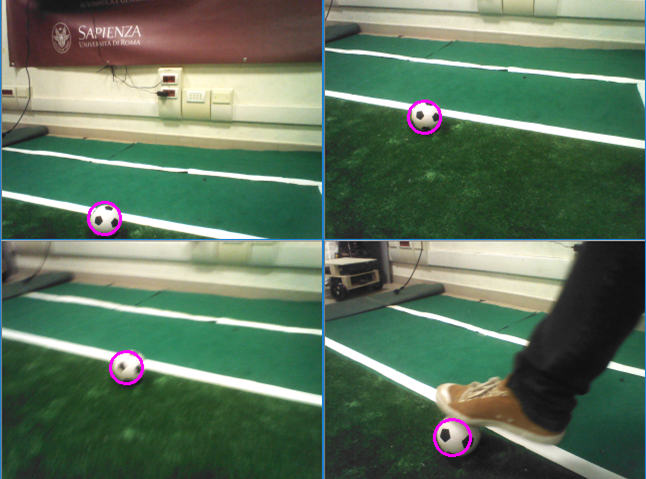
//> input picture images/detectball-examples.png, 646 x 479 px
$ ./detectball images/ images/detectball-examples.png haarcascade_frontalface_default.xml   (built with g++ and OpenCV 4)
//> lines starting //> are read from the running program, lines starting //| are printed output that depends on the picture; after the words box and inside, x2 and y2 are one past the last pixel; in counts of white or black regions, pixels touching at a corner belong together
// [38 lines of licence text are left out]

#include "opencv2/objdetect/objdetect.hpp"
#include "opencv2/highgui/highgui.hpp"
#include "opencv2/imgproc/imgproc.hpp"
#include <opencv2/core/core.hpp>

#include <iostream>
#include <string>
#include <stdio.h>
#include <stdlib.h>
#include <fstream>

#if defined(_MSC_VER)
#include <tchar.h>
#include <strsafe.h>
#include <windows.h>
#pragma comment(lib, "Ws2_32.lib")
#elif defined(__GNUC__) || defined(__GNUG__)
#include <dirent.h>
#endif

using namespace std;
using namespace cv;

/** Function Headers */
void detectAndDisplay( string& img_filename );

/** Global variables */
string cascade_name = "ball_cascade.xml";
CascadeClassifier cascade;

string window_name = "SPQR TEAM - ball detection with LBP";

int main( int argc, const char** argv )
{
	string dirname;
	cout << "SPQR TEAM - ball detection with LBP" << endl;
	cout << endl;

	if (argc == 2) {
		dirname.assign(argv[1]);
	}
	else if (argc == 4) {
		dirname.assign(argv[1]);
                string a2(argv[2]);
                if(a2.compare("-c") == 0) {
                    cascade_name.assign(argv[3]);
                }
	}
	else {
		cout << "Usage is:" << endl;
		cout << argv[0] << "<dir name> [-c <cascade filename>]" << endl;
		cout << endl;
		return EXIT_FAILURE;
	}

	//-- 1. Load the cascade
	cout << "Loading the cascade " << cascade_name << "...";
	cout.flush();
	if (!cascade.load(cascade_name)) {
		cout << endl;
		cout << "--(!)Error loading CASCADE: " << cascade_name << endl;
                cout << "Please provide the cascade filename" << endl;
                cout << "example:" << endl;
                cout << "         detectball ../test -c ../ball_cascade.xml" << endl;
		return EXIT_FAILURE;
	}
	else {
		cout << "[OK]" << endl;
	}

#if defined(_MSC_VER)

	WIN32_FIND_DATA ffd;
	TCHAR szDir[MAX_PATH];
	size_t length_of_arg;
	HANDLE hFind = INVALID_HANDLE_VALUE;
	DWORD dwError = 0;

	// Check that the input path plus 3 is not longer than MAX_PATH.
	// Three characters are for the "\*" plus NULL appended below.

	StringCchLength(dirname.c_str(), MAX_PATH, &length_of_arg);

	if (length_of_arg > (MAX_PATH - 3))
	{
		_tprintf(TEXT("\nDirectory path is too long.\n"));
		exit(EXIT_FAILURE);
	}

	_tprintf(TEXT("\nTarget directory is %s\n\n"), dirname.c_str());

	// Prepare string for use with FindFile functions.  First, copy the
	// string to a buffer, then append '\*' to the directory name.

	StringCchCopy(szDir, MAX_PATH, dirname.c_str());
	StringCchCat(szDir, MAX_PATH, TEXT("\\*"));

	// Find the first file in the directory.

	hFind = FindFirstFile(szDir, &ffd);

	if (INVALID_HANDLE_VALUE == hFind)
	{
		exit(EXIT_FAILURE);
	}

	// List all the files in the directory with some info about them.
	string img_filename;
	do
	{
		if (ffd.dwFileAttributes & FILE_ATTRIBUTE_DIRECTORY)
		{
			continue;
		}
		else
		{
			PTSTR pszFileName = ffd.cFileName;
			std::string name(pszFileName);
			img_filename = dirname + "\\" + name;
			detectAndDisplay(img_filename);
		}
	} while (FindNextFile(hFind, &ffd) != 0);

	dwError = GetLastError();
	if (dwError != ERROR_NO_MORE_FILES)
	{
		exit(EXIT_FAILURE);
	}

	FindClose(hFind);

#elif defined(__GNUC__) || defined(__GNUG__)

	DIR *dir;
	struct dirent *ent;
	if ((dir = opendir(dirname.c_str())) != NULL) {
		string img_filename;
		while ((ent = readdir(dir)) != NULL) {
			img_filename = dirname + "/" + ent->d_name;
			detectAndDisplay(img_filename);
		}
		closedir(dir);
	}
	else {
		/* could not open directory */
		perror("");
		return EXIT_FAILURE;
	}

#endif
	return EXIT_SUCCESS;
}


/**
* @function detectAndDisplay
*/
void detectAndDisplay(string& img_filename)
{
	Mat frame;
	frame = imread(img_filename, IMREAD_COLOR);
//> frame is the input picture: 479 rows x 646 cols, CV_8UC3; mean B, G, R 92.6, 114.8, 92.1
	if (!frame.data) {
		cout << "Unable to read input frame: " << img_filename << endl;
		exit(EXIT_FAILURE);
	}

	Mat resized_frame(Size(320, 240), CV_8UC3);
	resize(frame, resized_frame, resized_frame.size());
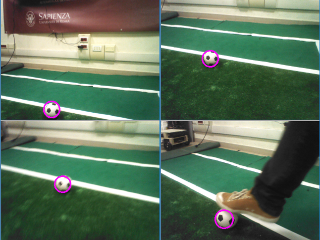
//> resized_frame: 240 rows x 320 cols, CV_8UC3; mean B, G, R 92.3, 114.7, 92.2
	frame = resized_frame.clone();

    std::vector<Rect> balls;
    Mat frame_gray;

    cvtColor( frame, frame_gray, COLOR_BGR2GRAY );
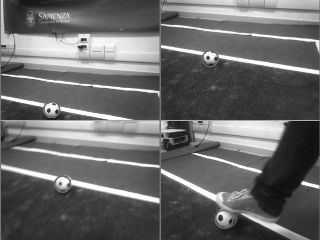
//> frame_gray: 240 rows x 320 cols, CV_8UC1; min 12, max 255, mean 105.4
    cascade.detectMultiScale(frame_gray, balls, 1.1, 5, 8, Size(16, 16));
//> balls = 4 Rects (x, y, width, height): [201, 49, 18, 18], [42, 100, 19, 19], [54, 175, 18, 18], [214, 209, 19, 19]

   Mat gui_frame = frame.clone();
   for( unsigned int i = 0; i < balls.size(); i++ )
   {
      Point center( balls[i].x + cvRound(balls[i].width*0.5), cvRound(balls[i].y + balls[i].height*0.5) );
      circle(gui_frame, center, cvRound(balls[i].width*0.5), Scalar( 255, 0, 255 ), 2, 8, 0 );
	  //Mat ballROI = frame_gray( balls[i] );
   }
//> this loop made 4 passes
//> center on passes 1 to 4: Point(210, 58), Point(52, 110), Point(63, 184), Point(224, 218)
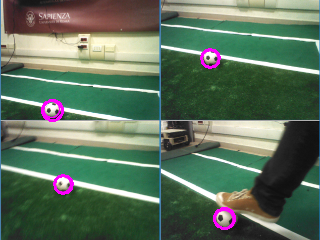
//> gui_frame: 240 rows x 320 cols, CV_8UC3; 0.92% of pixels changed, all inside (x1, y1, x2, y2) = (41, 48, 236, 230)

   //-- Show what you got
   imshow( window_name, gui_frame );
   int key = waitKey(0);
//> the space key is pressed
//> (the run ends here: the program exits with an error code, at `exit(EXIT_FAILURE);`)
